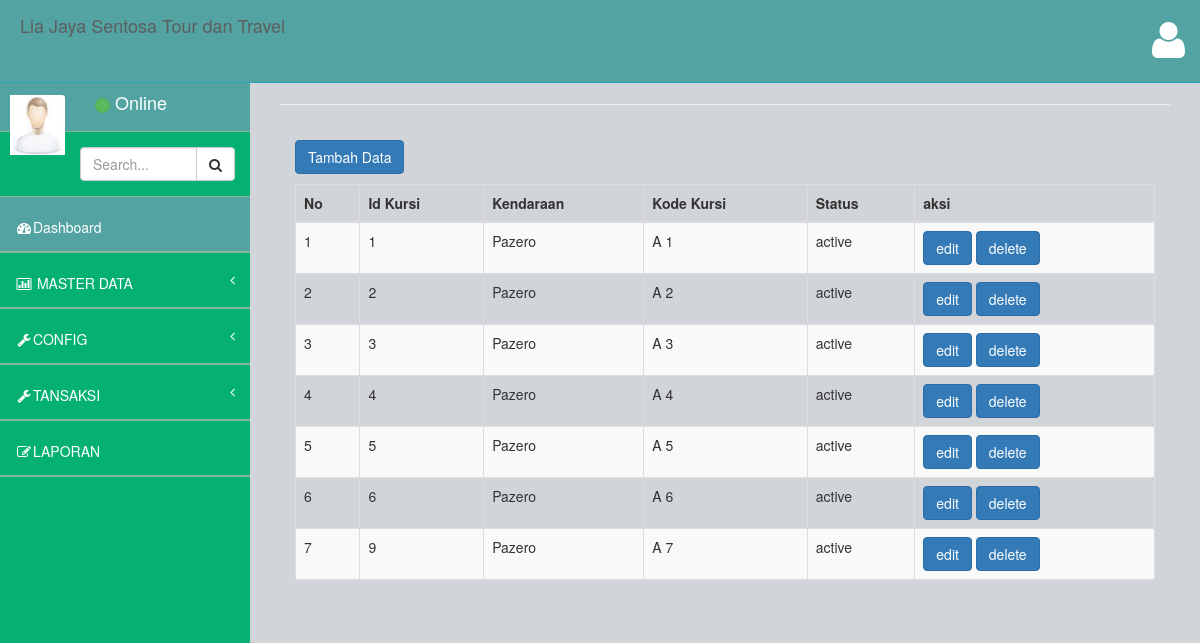
/index.php/kursi, run on an earlier commit of the app's database.
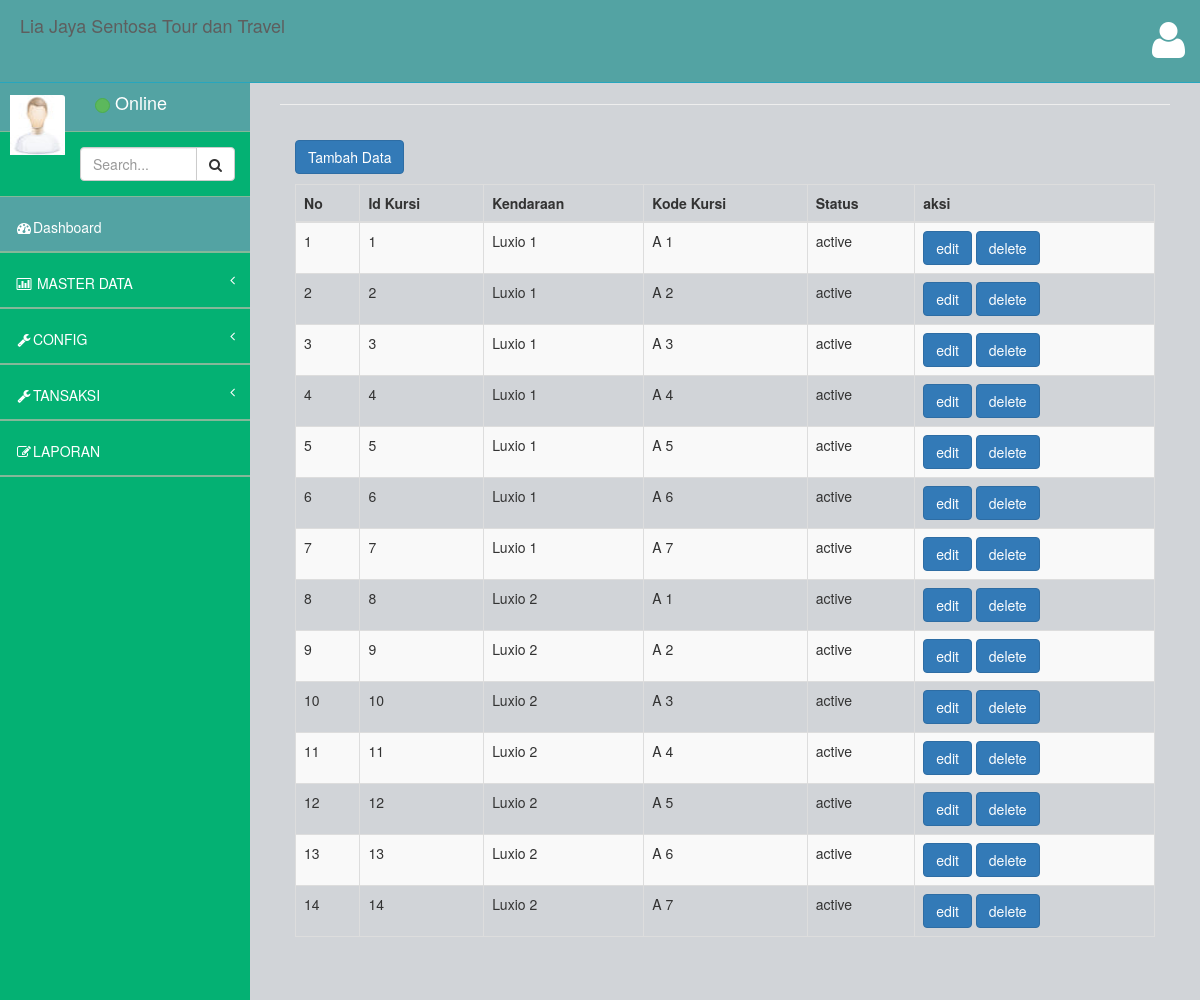
And on a later commit of the database.
### tables this page shows
CREATE TABLE `kursi` (
  `idkursi` int(11) NOT NULL,
  `idkendaraan` int(11) DEFAULT NULL,
  `kode_kursi` varchar(200) DEFAULT NULL,
  `status` varchar(200) DEFAULT NULL
);

CREATE TABLE `kendaraan` (
  `idkendaraan` int(11) NOT NULL,
  `merk` varchar(50) DEFAULT NULL,
  `status` varchar(50) DEFAULT NULL,
  `plat` varchar(100) NOT NULL
);

### application/controllers/kursi.php (called while the page is built, shortened)
<?php
class Kursi extends CI_Controller {
	function __construct(){
		$this->load->model('m_kursi');
    }
	public function index()
	{
		$data['menu']		='menu.php';
		$data['content']	='kursi/v_datakursi.php';
		$data['data'] = $this->m_kursi->getdatakursi();
		$this->load->view('home.php',$data);
	}
 }

### index.php (called while the page is built, shortened)
<?php
require_once BASEPATH.'core/CodeIgniter.php';

### application/models/m_kursi.php (called while the page is built, shortened)
<?php
class M_kursi extends CI_model {
public function getdatakursi()
 {
 	$k = "SELECT
		kursi.idkursi,
		kursi.kode_kursi,
		kursi.`status`,
		kendaraan.merk
		FROM
		kursi,kendaraan
		WHERE
		kendaraan.idkendaraan = kursi.idkendaraan";
		return $this->db->query($k);
 }
}

### application/views/kursi/v_datakursi.php (the view, shortened to what this page needs)
<body>
    <div class="panel-body">
    <a href="<?php echo base_url('index.php/kursi/tambah');?>" class= "btn btn-primary btn-small">Tambah Data</a>
    <p>
        <div class="table-responsive">
            <table class="table table-striped table-bordered table-hover" id="dataTables-example">
                <thead>
                    <tr>
                    <th>No</th>
                    <th>Id Kursi</th>
                    <th>Kendaraan</th>
                    <th>Kode Kursi</th>
                    <th>Status</th>
                    <th>aksi</th>
                </thead>
            <tbody>
                   <tr>
                    <?php
                      $no = 1;
                      foreach ($data->result() as $row) {
                    ?>
                        <td><?php echo $no++; ?></td>
                        <td><?php echo $row->idkursi;?></td>
                        <td><?php echo $row->merk;?></td>
                        <td><?php echo $row->kode_kursi;?></td>
                        <td><?php echo $row->status;?></td>
                        <td>
                            <a class="btn btn-primary" href="<?php echo base_url('index.php/kursi/edit/'.$row->idkursi);?>">edit</a>
                            <a class="btn btn-primary" href="<?php echo base_url('index.php/kursi/hapus/'.$row->idkursi);?>">delete</a>
                   </tr>
                </td>
            </div>
        <?php }?>

What changed in the data, as far as the page shows it:
changed through a linked row, kursi id 1: idkendaraan.merk "Pazero" → "Luxio 1"
changed through a linked row, kursi id 2: idkendaraan.merk "Pazero" → "Luxio 1"
changed through a linked row, kursi id 3: idkendaraan.merk "Pazero" → "Luxio 1"
changed through a linked row, kursi id 4: idkendaraan.merk "Pazero" → "Luxio 1"
changed through a linked row, kursi id 5: idkendaraan.merk "Pazero" → "Luxio 1"
changed through a linked row, kursi id 6: idkendaraan.merk "Pazero" → "Luxio 1"
added kursi: idkursi "7", idkendaraan.merk "Luxio 1", kode_kursi "A 7", status "active"
added kursi: idkursi "8", idkendaraan.merk "Luxio 2", kode_kursi "A 1", status "active"
changed kursi id 9: idkendaraan.merk "Pazero" → "Luxio 2"; kode_kursi "A 7" → "A 2"
added kursi: idkursi "10", idkendaraan.merk "Luxio 2", kode_kursi "A 3", status "active"
added kursi: idkursi "11", idkendaraan.merk "Luxio 2", kode_kursi "A 4", status "active"
added kursi: idkursi "12", idkendaraan.merk "Luxio 2", kode_kursi "A 5", status "active"
added kursi: idkursi "13", idkendaraan.merk "Luxio 2", kode_kursi "A 6", status "active"
added kursi: idkursi "14", idkendaraan.merk "Luxio 2", kode_kursi "A 7", status "active"
